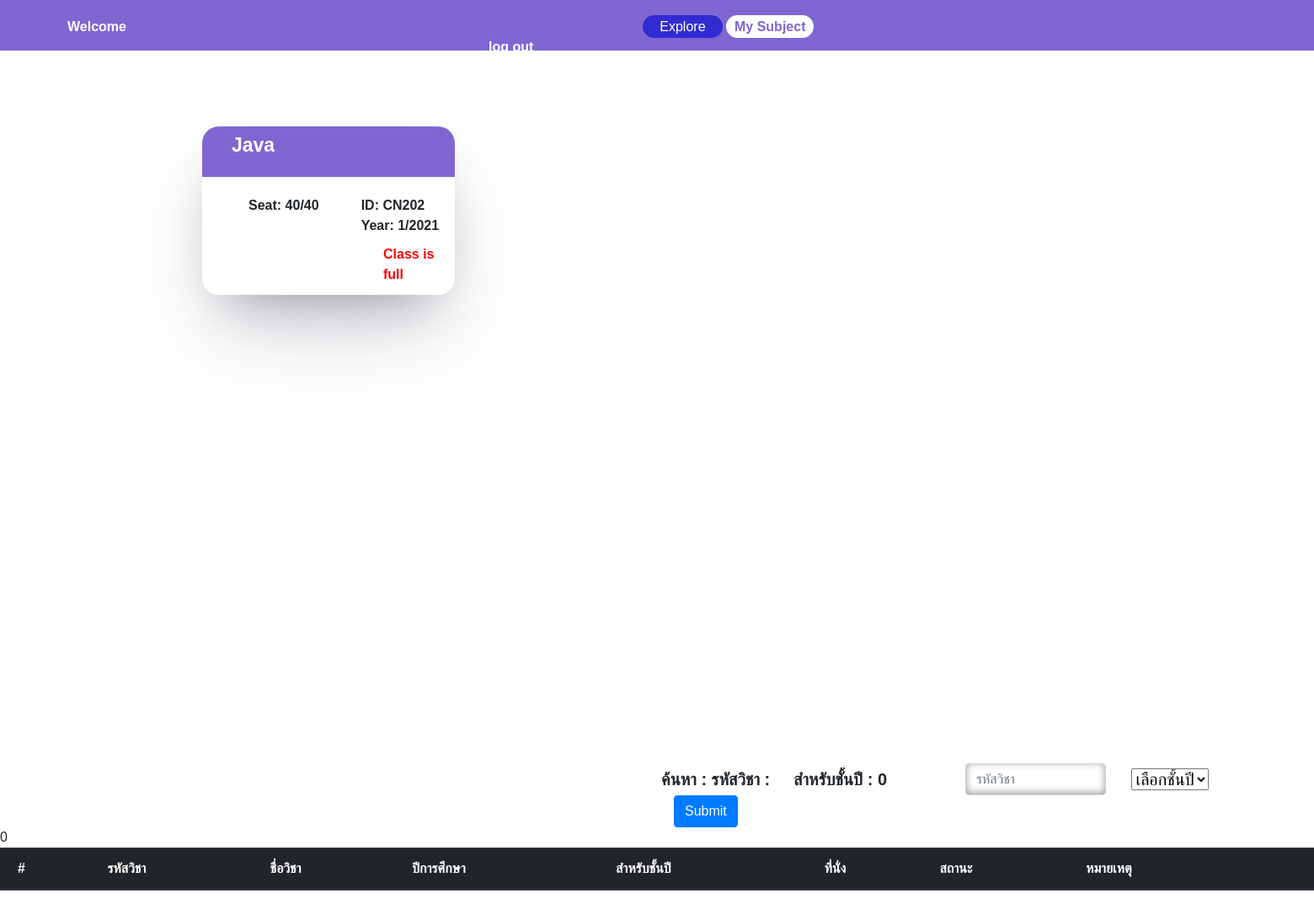
The app's page /regis/ (signed in) with its own data.
### regis/models.py (models this page shows)
class Course(models.Model):
    c_name = models.CharField(max_length=200)
    c_code = models.CharField(max_length=10)
    number_of_Applicants = models.IntegerField(default=0)
    seat = models.IntegerField()
    status = models.IntegerField(null=True)
    semeter = models.ForeignKey(Term,on_delete=models.CASCADE,related_name="c_term")
    student =  models.ManyToManyField(User, blank=True,related_name="student")
    for_year = models.IntegerField(null=True)
    year = models.IntegerField(null=True)
    def __str__(self):
        return f"{self.c_name}"

class Term(models.Model):   # 1 physics
    semeter =  models.IntegerField()
    year = models.IntegerField()
    def __str__(self):
        return f"{self.semeter}/{self.year}"

### regis/views.py (the view)
# urls.py: path('',views.index , name="home"),
def index(request):
    a1=request.POST.get('a1', '');
    a2=request.POST.get('a2', 0);
    year = 0
    temp = User.objects.all().filter(id=request.user.id)
    temp2 = temp.values_list('email')
    if temp2:
        year = temp2[0][0]
        data = Course.objects.exclude(student=request.user.id).filter(for_year=year)
    else:
        data = Course.objects.exclude(student=request.user.id) #.filter(year=year[0][0]) # เอาช่อง isstaffเก็บชั้นปีละกัน
    data2 = Course.objects.all()
    if a2!= '0' and a1 != '':
       data2 = Course.objects.all().filter(c_code=a1,for_year=a2)
    elif a2!='0':
       data2 = Course.objects.all().filter(for_year=a2)
    elif a1 != '':
       data2 = Course.objects.all().filter(c_code=a1)
    return render(request, "regis/index.html",{'courses':data,"data2":data2,"year":year,"a1":a1,"a2":a2})

### regis/templates/regis/index.html (shortened to what this page needs)
  {% extends "regis/layout.html" %}
  {% block page%}
  <a href="{% url 'regis:home' %}" id="home">Explore</a>
  <a href="{% url 'regis:mysub'%}" id="mysub">My Subject</a>
  {% endblock %}
  {% block content %}
    <section class="nav">
    </section >
    <section class="body">
       {% for course in courses  %}
            <ul>
                <div class="container">
                    <div class="header">{{course}}</div>
                    <div class="content">
                        <li>Seat: {{course.number_of_Applicants}}/{{course.seat}}   </li>
                        <w>
                            <li>ID: {{course.c_code}}   </li>
                            <li>Year: {{course.semeter}}</li>
                        </w>
                    </div>
                    {% if course.number_of_Applicants == course.seat %}
                        <p class="enroll"><a id="full">Class is full</a></p>
                    {% else %}
                        {%if course.status != 1 %}
                          <p class="enroll"><a id="full">close</a></p>
                        {%else%}
                          <p class="enroll"><a href="{% url 'regis:regis' course.id %}" id="enroll">enroll</a></p>
                          {% endif %}
                    {% endif %}
                </div>
            </ul>
        {% endfor %}
    </section>
<form class="row gx-3 gy-2 align-items-center" action="/regis/" method="post">
  ค้นหา  :    รหัสวิชา  : {{a1}}   &nbsp;&nbsp;&nbsp;
  {%if a2 != "0"%}
  สำหรับชั้นปี   :   {{a2}}
  {%endif%}  &nbsp;&nbsp;&nbsp;&nbsp;&nbsp;&nbsp;&nbsp;&nbsp;&nbsp;&nbsp;&nbsp;&nbsp;&nbsp;
  <div class="col-sm-3">
    <input type="text" class="form-control" name="a1" placeholder="รหัสวิชา">
  </div>
  <div class="col-sm-3">
    <select class="form-select" name="a2">
      <option value="0" selected>เลือกชั้นปี</option>
    </select>
  </div>
  <div class="col-auto">
    <button type="submit" class="btn btn-primary" >Submit</button>
  </div>
</form>
{{a1}}  {{a2}}
<table class="table table-dark table-hover">
  <thead>
    <tr>
      <th scope="col">&nbsp;&nbsp;#</th>
      <th scope="col">รหัสวิชา</th>
      <th scope="col">ชื่อวิชา</th>
      <th scope="col">ปีการศึกษา</th>
    <th scope="col">สำหรับชั้นปี</th>
    <th scope="col">ที่นั่ง</th>
    <th scope="col">สถานะ</th>
    <th scope="col">หมายเหตุ</th>
    <th scope="col">  </th>
    </tr>
  </thead>
</table>
  {% endblock %}

### regis/static/css/style.css (style rules this page uses)
body { font-family: 'Niramit', sans-serif; margin: 0; }
body section.body { padding-top: 50px; padding-bottom: 240px; padding-left: 200px; display: flex; flex-wrap: wrap; width: 1700px; }
.nav { padding-top: 100px; }
#home { padding-right: 20px; text-decoration: none; color:white; border-radius: 20px; padding: 5px 20px; background: #312BD2; }
#mysub { padding-right: 20px; text-decoration: none; color:#7F66D1; border-radius: 20px; padding: 5px 10px; background: white; font-weight: bold; }
body section ul { margin-right: 40px; }
.enroll { padding-left: 200px; }
#full { text-decoration: none; color:red; font-weight: bold; padding-left: 0px; }
body section ul div.container { width: 300px; height: 200px; background: linear-gradient(0deg, white 0%, white 70%, #7F66D1 50%, #7F66D1 100%); list-style: none; border-radius: 20px; box-shadow: rgba(255, 255, 255, 0.1) 0px 1px 1px 0px inset, rgba(50, 50, 93, 0.25) 0px 50px 100px -20px, rgba(0, 0, 0, 0.3) 0px 30px 60px -30px; transition: all 0.8s; }
body section ul div.container div.header { background: #7F66D1; padding-top: 5px; padding-left: 20px; padding-bottom: 12px; font-size: 23px; font-weight: bold; color: white; border-radius: 20px; }
body section ul div.container div.content { display: flex; padding-top: 30px; padding-left: 40px; font-weight: bold; padding-bottom: 10px; }
body section ul div.container w li { list-style: none; padding-left: 50px; }
body form { font-weight: bold; font-size: 20px; list-style: none; padding-top: 300px; padding-left: 800px; }
body form input { box-shadow: inset 0px -2px 10px rgba(0, 0, 0, 0.4); border-radius: 20px; border: none; height: 30px; }

### records on screen
Course: c_name "Java", number_of_Applicants "40", seat "40", c_code "CN202", semeter "1/2021", shows "Class is full"

### other values on screen
{{ a2 }} "0"
